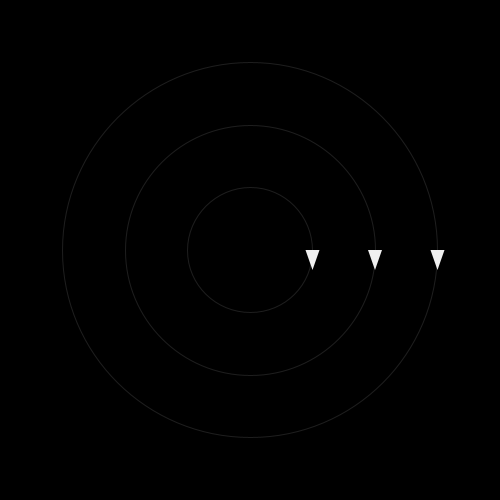
Frame 1 (no input)
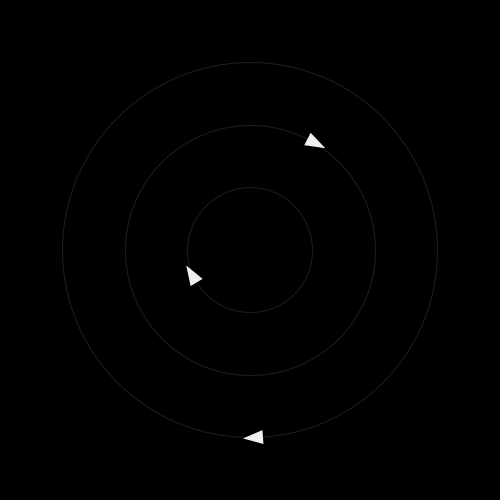
Frame 60 (the mouse pressed at the canvas centre just before this capture)
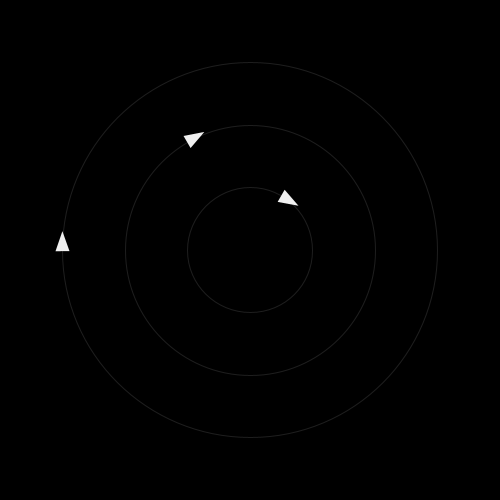
Frame 120 (the mouse held since frame 60 and released just before this capture)

The Processing sketch that drew these frames (run headless with seeded random() and noise(); from frame 60 on, the mouse is pressed at the canvas centre):

// Processing sketch: processing_29724
// ── processing_29724.pde

//dvdp! (04/06/2011, 2 am)

float speed = 0.007;
float angle = 0;

void setup() {
  size(500, 500);
  smooth();
}

void draw() {
  background(0);
  for (int i = 1; i < 4; i++) {
    noFill();
    stroke(30);
    ellipse(250, 250, 125*i, 125*i);
    fill(240);
    noStroke();
    ship(angle, i);
  }
  angle += speed*2*PI;
  if (angle > 2*PI) {
    angle = angle - 2*PI;
  }
  println(angle);
}

void ship(float angle, int d) {
  pushMatrix();
  translate(250, 250);
  rotate(d*angle);
  translate(62.5*d,0);
  triangle(-7, 0, 7, 0, 0, 20);
  popMatrix();
}
